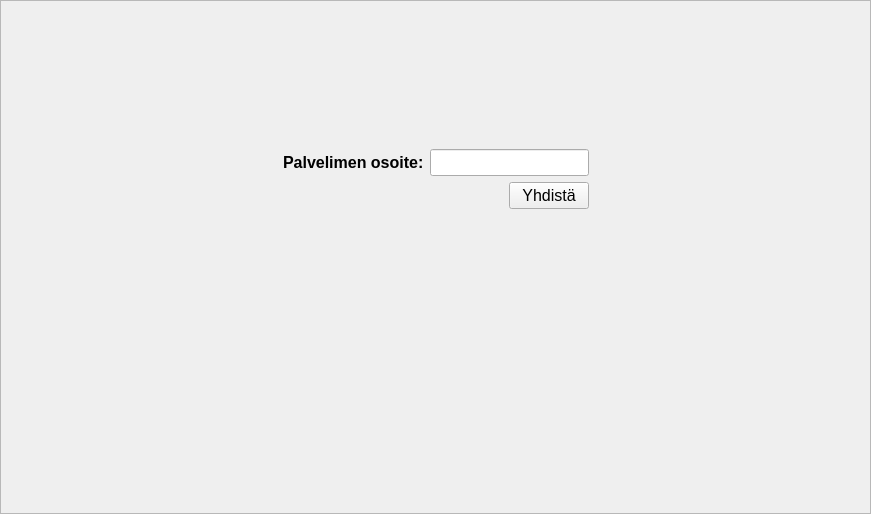
<?xml version="1.0" encoding="UTF-8"?>
<ui version="4.0">
 <class>loginWidget</class>
 <widget class="QWidget" name="loginWidget">
  <property name="geometry">
   <rect>
    <x>0</x>
    <y>0</y>
    <width>871</width>
    <height>514</height>
   </rect>
  </property>
  <property name="windowTitle">
   <string>Tundra</string>
  </property>
  <property name="autoFillBackground">
   <bool>false</bool>
  </property>
  <layout class="QVBoxLayout" name="verticalLayout_2">
   <property name="spacing">
    <number>0</number>
   </property>
   <property name="margin">
    <number>0</number>
   </property>
   <item>
    <widget class="QFrame" name="mainFrame">
     <property name="frameShape">
      <enum>QFrame::StyledPanel</enum>
     </property>
     <property name="frameShadow">
      <enum>QFrame::Raised</enum>
     </property>
     <layout class="QVBoxLayout" name="verticalLayout">
      <item>
       <layout class="QVBoxLayout" name="verticalLayout_BottomContainer">
        <item>
         <spacer name="verticalSpacer_2">
          <property name="orientation">
           <enum>Qt::Vertical</enum>
          </property>
          <property name="sizeType">
           <enum>QSizePolicy::Preferred</enum>
          </property>
          <property name="sizeHint" stdset="0">
           <size>
            <width>13</width>
            <height>70</height>
           </size>
          </property>
         </spacer>
        </item>
        <item>
         <widget class="QWidget" name="widget" native="true">
          <layout class="QHBoxLayout" name="horizontalLayout_5">
           <item>
            <spacer name="horizontalSpacer_3">
             <property name="orientation">
              <enum>Qt::Horizontal</enum>
             </property>
             <property name="sizeHint" stdset="0">
              <size>
               <width>40</width>
               <height>20</height>
              </size>
             </property>
            </spacer>
           </item>
           <item>
            <layout class="QVBoxLayout" name="verticalLayout_5">
             <property name="spacing">
              <number>6</number>
             </property>
             <property name="sizeConstraint">
              <enum>QLayout::SetDefaultConstraint</enum>
             </property>
             <item>
              <layout class="QHBoxLayout" name="horizontalLayout_2">
               <item>
                <widget class="QLabel" name="logoLabel">
                 <property name="sizePolicy">
                  <sizepolicy hsizetype="Preferred" vsizetype="Preferred">
                   <horstretch>0</horstretch>
                   <verstretch>0</verstretch>
                  </sizepolicy>
                 </property>
                 <property name="maximumSize">
                  <size>
                   <width>300</width>
                   <height>121</height>
                  </size>
                 </property>
                 <property name="text">
                  <string/>
                 </property>
                 <property name="pixmap">
                  <pixmap>images/sandbox_logo.png</pixmap>
                 </property>
                 <property name="scaledContents">
                  <bool>true</bool>
                 </property>
                 <property name="alignment">
                  <set>Qt::AlignCenter</set>
                 </property>
                </widget>
               </item>
              </layout>
             </item>
             <item>
              <layout class="QVBoxLayout" name="verticalLayout_6">
               <item>
                <spacer name="verticalSpacer_3">
                 <property name="orientation">
                  <enum>Qt::Vertical</enum>
                 </property>
                 <property name="sizeType">
                  <enum>QSizePolicy::Fixed</enum>
                 </property>
                 <property name="sizeHint" stdset="0">
                  <size>
                   <width>20</width>
                   <height>40</height>
                  </size>
                 </property>
                </spacer>
               </item>
               <item>
                <layout class="QHBoxLayout" name="horizontalLayout_3">
                 <item>
                  <widget class="QLabel" name="label_4">
                   <property name="font">
                    <font>
                     <family>Arial</family>
                     <pointsize>12</pointsize>
                     <weight>75</weight>
                     <bold>true</bold>
                    </font>
                   </property>
                   <property name="text">
                    <string>Palvelimen osoite:</string>
                   </property>
                  </widget>
                 </item>
                 <item>
                  <widget class="QLineEdit" name="serverAddressLineEdit">
                   <property name="font">
                    <font>
                     <family>Arial</family>
                     <pointsize>12</pointsize>
                     <weight>75</weight>
                     <bold>true</bold>
                    </font>
                   </property>
                  </widget>
                 </item>
                </layout>
               </item>
               <item>
                <layout class="QHBoxLayout" name="horizontalLayout_4">
                 <item>
                  <spacer name="horizontalSpacer_2">
                   <property name="orientation">
                    <enum>Qt::Horizontal</enum>
                   </property>
                   <property name="sizeHint" stdset="0">
                    <size>
                     <width>40</width>
                     <height>20</height>
                    </size>
                   </property>
                  </spacer>
                 </item>
                 <item>
                  <widget class="QPushButton" name="loginButton">
                   <property name="font">
                    <font>
                     <family>Arial</family>
                     <pointsize>12</pointsize>
                     <weight>50</weight>
                     <bold>false</bold>
                    </font>
                   </property>
                   <property name="text">
                    <string>Yhdistä</string>
                   </property>
                   <property name="autoDefault">
                    <bool>false</bool>
                   </property>
                  </widget>
                 </item>
                </layout>
               </item>
              </layout>
             </item>
            </layout>
           </item>
           <item>
            <spacer name="horizontalSpacer_4">
             <property name="orientation">
              <enum>Qt::Horizontal</enum>
             </property>
             <property name="sizeHint" stdset="0">
              <size>
               <width>40</width>
               <height>20</height>
              </size>
             </property>
            </spacer>
           </item>
          </layout>
         </widget>
        </item>
        <item>
         <spacer name="verticalSpacer">
          <property name="orientation">
           <enum>Qt::Vertical</enum>
          </property>
          <property name="sizeType">
           <enum>QSizePolicy::Expanding</enum>
          </property>
          <property name="sizeHint" stdset="0">
           <size>
            <width>13</width>
            <height>13</height>
           </size>
          </property>
         </spacer>
        </item>
       </layout>
      </item>
     </layout>
    </widget>
   </item>
  </layout>
 </widget>
 <resources/>
 <connections>
  <connection>
   <sender>serverAddressLineEdit</sender>
   <signal>editingFinished()</signal>
   <receiver>loginButton</receiver>
   <slot>click()</slot>
   <hints>
    <hint type="sourcelabel">
     <x>479</x>
     <y>282</y>
    </hint>
    <hint type="destinationlabel">
     <x>560</x>
     <y>313</y>
    </hint>
   </hints>
  </connection>
 </connections>
</ui>
